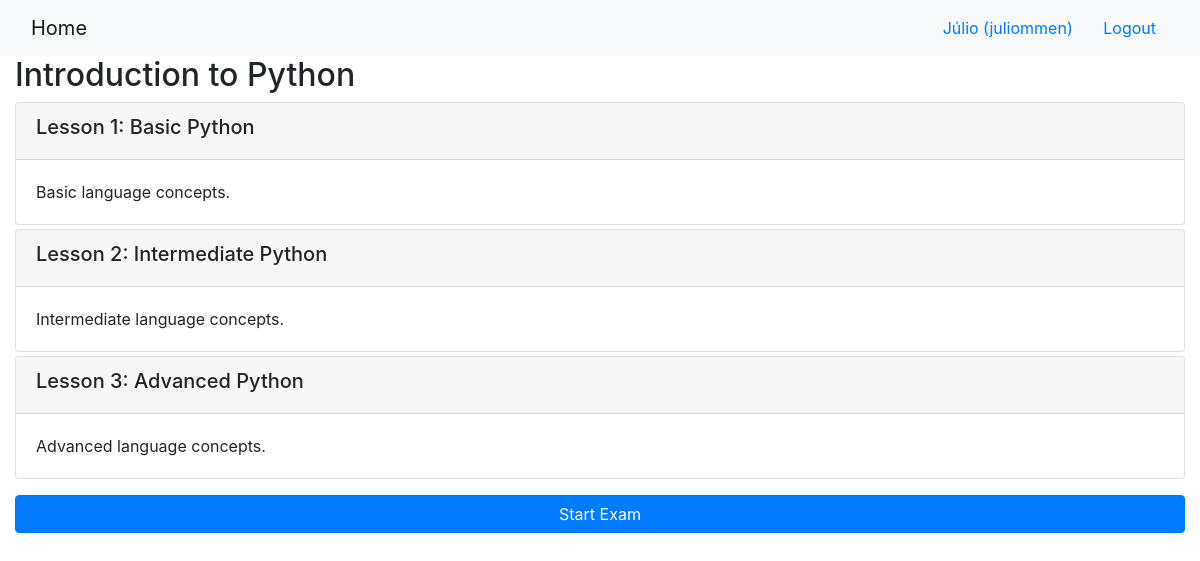
/onlinecourse/1/ (signed in), run on the app's committed database.
### onlinecourse/models.py (models this page shows, shortened)
class Course(models.Model):
    name = models.CharField(null=False, max_length=30, default='online course')
    image = models.ImageField(upload_to='course_images/')
    description = models.CharField(max_length=1000)
    pub_date = models.DateField(null=True)
    instructors = models.ManyToManyField(Instructor)
    users = models.ManyToManyField(settings.AUTH_USER_MODEL, through='Enrollment')
    total_enrollment = models.IntegerField(default=0)
    is_enrolled = False

class Lesson(models.Model):
    title = models.CharField(max_length=200, default="title")
    order = models.IntegerField(default=0)
    course = models.ForeignKey(Course, on_delete=models.CASCADE)
    content = models.TextField()

### onlinecourse/views.py (the view)
# urls.py: path('<int:pk>/', views.CourseDetailView.as_view(), name='course_details'),
class CourseDetailView(generic.DetailView):
    model = Course
    template_name = 'onlinecourse/course_detail_bootstrap.html'

### onlinecourse/templates/onlinecourse/course_detail_bootstrap.html (shortened to what this page needs)
<!DOCTYPE html>
<html lang="en">
<head>
     {% load static %}
    <link rel="stylesheet" href="https://maxcdn.bootstrapcdn.com/bootstrap/4.5.2/css/bootstrap.min.css">
</head>
<body>
    <nav class="navbar navbar-light bg-light">
        <div class="container-fluid">
            <div class="navbar-header">
                  <a class="navbar-brand" href="{% url 'onlinecourse:index' %}">Home</a>
            </div>
            <ul class="nav navbar-nav navbar-right">
                {% if user.is_authenticated %}
                <li>
                    <a class="btn btn-link" href="#">{{ user.first_name }} ({{ user.username }})</a>
                    <a class="btn btn-link" href="{% url 'onlinecourse:logout' %}">Logout</a>
                </li>
                {% endif %}
            </ul>
        </div>
    </nav>
    <div class="container-fluid">
            <h2>{{ course.name }}</h2>
            <div class="card-columns-vertical">
                {% for lesson in course.lesson_set.all %}
                    <div class="card mt-1">
                        <div class="card-header"><h5>Lesson {{lesson.order|add:1}}: {{lesson.title}}</h5></div>
                        <div class="card-body">{{lesson.content}}</div>
                    </div>
                {% endfor %}
            </div>
            {% if user.is_authenticated %}
            <button class="btn btn-primary btn-block mt-3 mb-3" type="button" data-toggle="collapse" data-target="#collapseExample" aria-expanded="false" aria-controls="collapseExample">
                Start Exam
            </button>
            {% endif %}
    </div>
</body>
</html>

### data on the page
Course: name "Introduction to Python"
Lesson: order|add "1", title "Basic Python", content "Basic language concepts."
Lesson: order|add "2", title "Intermediate Python", content "Intermediate language concepts."
Lesson: order|add "3", title "Advanced Python", content "Advanced language concepts."

### other printed values
{{ user.first_name }} "Júlio"
{{ user.username }} "juliommen"
